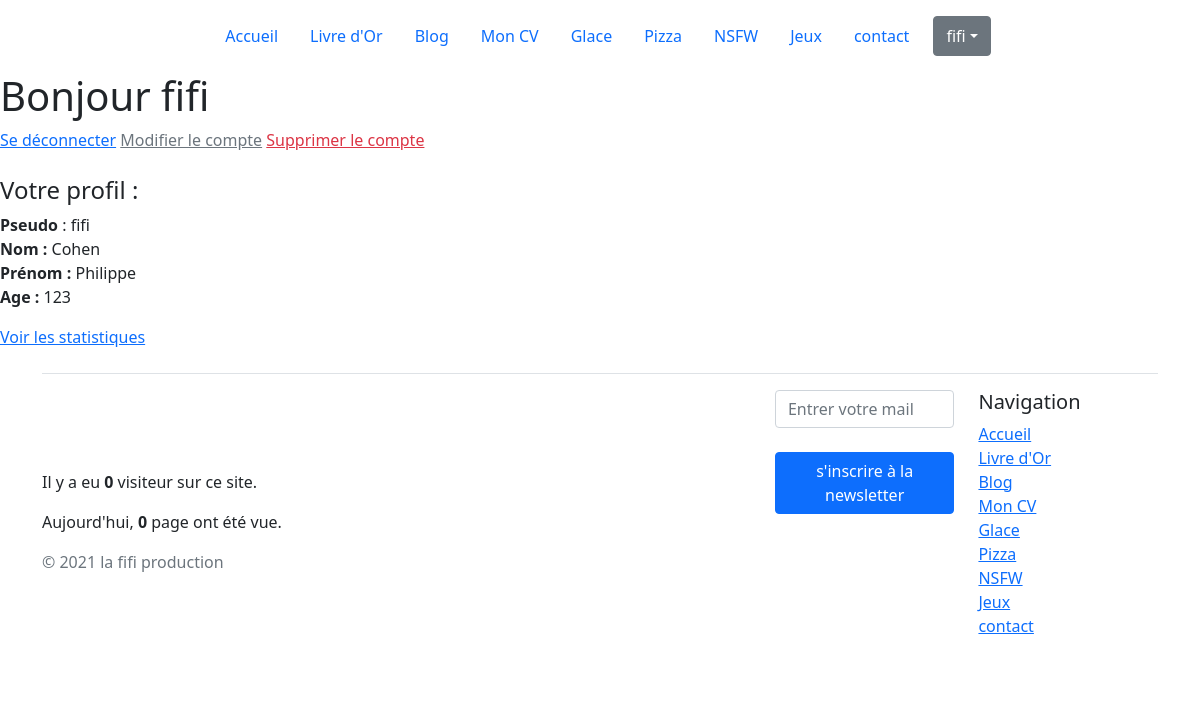
Page /administration/admin.php (signed in) on the earlier database version.
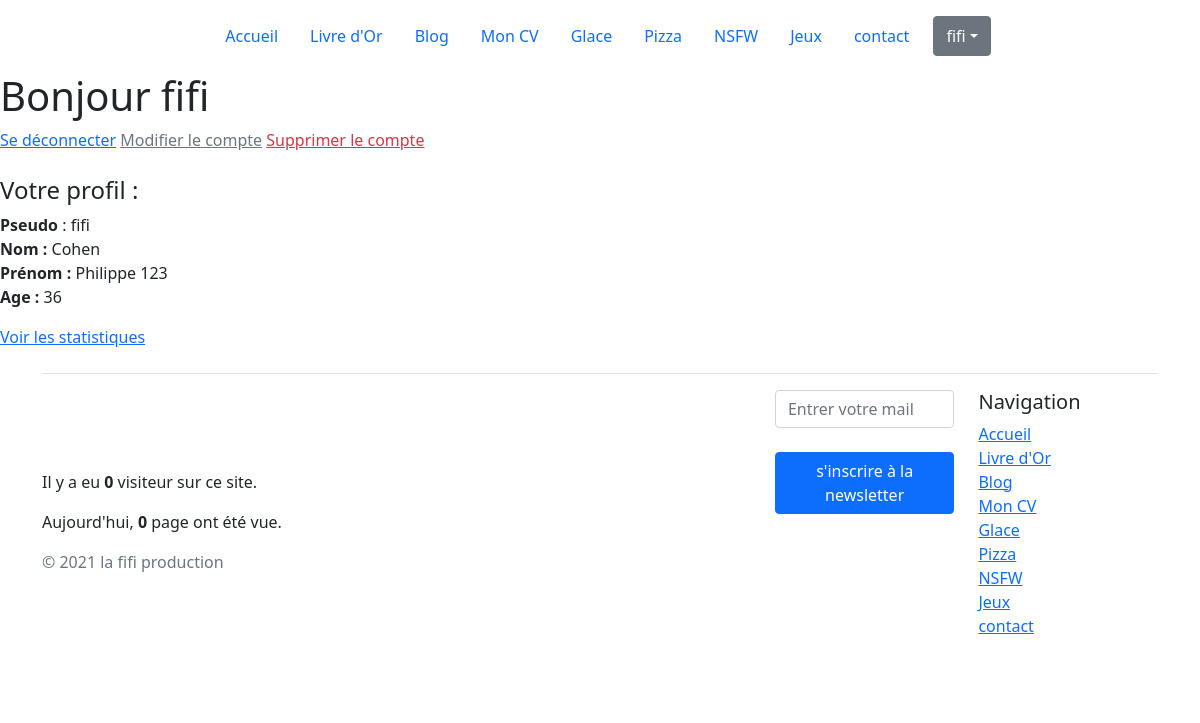
Same page on the later database version.
### tables this page shows
CREATE TABLE "user" (
	"nickname"	TEXT NOT NULL UNIQUE,
	"name"	TEXT,
	"firstname"	TEXT,
	"age"	NUMERIC,
	"pass"	TEXT NOT NULL,
	"id"	INTEGER UNIQUE,
	PRIMARY KEY("id" AUTOINCREMENT)
);

### class/counter/Counter.php (called while the page is built, shortened)
<?php
    class Counter
    {
        public function __construct(string $link)
        {
            $this->link = $link;
        }
        public function recover():int
        {
            if(!file_exists($this->link))
            {
                return 0;
            }
            return (int)file_get_contents($this->link);
        }
    }
?>

### administration/admin.php (the view, shortened to what this page needs)
<?php
    include_once '../elements/header.php';
    $pdo = new PDO('sqlite:../data/user.db', null, null, [
        PDO::ATTR_ERRMODE => PDO::ERRMODE_EXCEPTION,
        PDO::ATTR_DEFAULT_FETCH_MODE => PDO::FETCH_OBJ
    ]);
    try
    {
        if(isset($_SESSION['id']))
        {
            $query = $pdo->prepare('SELECT * FROM user WHERE id= :id');
            $query->execute([
                'id' => $_SESSION['id']
                ]);
            $user = $query->fetch();
            $profil = [
                'nickname' => $user->nickname,
                'name' => $user->name,
                'firstname' => $user->firstname,
                'age' => $user->age,
            ];
        }
    }
    catch(PDOException $e)
    {
        $error = $e->getMessage();
    }
?>
<?php if (isset($profil)):?>
    <h1>Bonjour <?= $profil['nickname'] ?></h1>
    <a style="border-right : 1px solid #000000, " href="admin.php?action=deco">Se déconnecter</a>
    <a class="text-secondary" href="admin.php?action=modif">Modifier le compte</a>
    <a class="text-danger" href="admin.php?action=suppr">Supprimer le compte</a>
    <br><br>
    <h4>Votre profil :</h4>
    <p>
        <strong>Pseudo</strong> : <?= $profil['nickname'] ?><br>
        <strong>Nom : </strong> <?= $profil['name'] ?><br>
        <strong>Prénom : </strong> <?= $profil['firstname'] ?><br>
        <strong>Age : </strong> <?= $profil['age'] ?>
    </p>
    <a href="/administration/dashboard.php">Voir les statistiques</a>
<?php else: ?>
    <?php header('Location: /administration/login.php') ?>
<?php endif ?>
<?php include_once '../elements/footer.php'?>

### elements/header.php (shortened to what this page needs)
<?php
    require_once dirname(__DIR__) . DIRECTORY_SEPARATOR . "functions" . DIRECTORY_SEPARATOR . "menu.php";
?>
<!DOCTYPE html>
<html lang="fr">
    <head>
        <link href="https://cdn.jsdelivr.net/npm/bootstrap@5.1.3/dist/css/bootstrap.min.css" rel="stylesheet">
        <link href="<?php dirname(__DIR__) . DIRECTORY_SEPARATOR . "style.css"?>" rel="stylesheet">
    </head>
    <header class="d-flex justify-content-center py-3">
            <ul class="nav nav-pills">
                <?= nav_menu('nav-link') ?>
            </ul>
            <ul class="nav nav-pills dropdown">
                <button style="margin-left: 0.5rem" type="button" class="btn btn-secondary dropdown-toggle" data-toggle="dropdown"> <?= isset($_SESSION['user']) ? $_SESSION['user'] : "administration" ?></button>
            </ul>
    </header>
    <body>

### functions/menu.php
<?php
  function nav_item(string $link, string $title, string $linkClass=''): string {
    $classe=$linkClass;
    $classe2 = 'aria-current=" page"';
    if ($_SERVER['SCRIPT_NAME'] === $link)
    {
        $classe = $classe.' active"'.$classe2;
    } else {
        $classe = $classe.'" ';
    }
      return <<<HTML
        <li class="nav-item">
            <a href="{$link}" class= "{$classe}">{$title}</a>
        </li>
HTML;
  }
  function nav_menu(string $linkClass=''):string {
    return
      nav_item('/index.php', "Accueil", $linkClass)."\n".
      nav_item('/guestbook.php',"Livre d'Or", $linkClass)."\n".
      nav_item('/blog/blog.php',"Blog", $linkClass)."\n".
      nav_item('/mon_cv/fifi-cv.php', "Mon CV", $linkClass)."\n".
      nav_item('/glace.php',"Glace", $linkClass)."\n".
      nav_item('/pizzas.php',"Pizza", $linkClass)."\n".
      nav_item('/nsfw.php', 'NSFW', $linkClass)."\n".
      nav_item('/jeu.php', "Jeux", $linkClass). "\n".
      nav_item('/Contact.php', "contact", $linkClass)."\n";
  }
?>

### elements/footer.php (shortened to what this page needs)
    </body>
    <?php
        require_once dirname(__DIR__) . DIRECTORY_SEPARATOR . 'functions' . DIRECTORY_SEPARATOR . 'menu.php';
    ?>
    <div class="container">
        <footer class="d-flex flex-wrap justify-content-between align-items-center py-3 my-4 border-top">
            <div class="col-md-4 d-flex align-items-center">
                <div class="row">
                    <?php
                        $daycount = new Counter(dirname(__DIR__) . DIRECTORY_SEPARATOR . 'data' . DIRECTORY_SEPARATOR . 'Compteur de vues' . DIRECTORY_SEPARATOR . "page " . date('Y-m-d'));
                        $daycount->increment();
                        $vues = $daycount->recover();
                        $globalcount = new Dashcount($link = dirname(__DIR__) . DIRECTORY_SEPARATOR . "data" . DIRECTORY_SEPARATOR . "Compteur de vues" . DIRECTORY_SEPARATOR . "counter");
                        $globalcount->gcount();
                        $visit = $globalcount->recover();
                    ?>
                    <p>
                        Il y a eu <strong><?=$visit?></strong> visiteur<?php if($visit > 1):?>s<?php endif ?> sur ce site.
                    </p>
                    <p>
                        Aujourd'hui, <strong><?= $vues ?></strong> page<?php if($vues > 1):?>s<?php endif ?> ont été vue.
                    </p>
                    <span class="text-muted">&copy; 2021 la fifi production</span>
                </div>
            </div>
            <div class="row">
                <?php if(!isset($noform)):?>
                    <div class="col-md-6">
                        <form action="newsletter.php" method="POST" class='form-inline'>
                            <div class="form-group">
                                <input type="email" class="form-control" name="email[]" placeholder="Entrer votre mail" required>
                                <br>
                                <button type="submit" class="btn btn-primary">s'inscrire à la newsletter</button>
                            </div>
                        </form>
                    </div>
                <?php endif ?>
                <div class="col">
                    <h5>Navigation</h5>
                    <ul class= "list-unstyled text-small">
                        <?= nav_menu ();?>
                    </ul>
                </div>
            </div>
            <ul class="nav col-md-4 justify-content-end list-unstyled d-flex">
                <li class="ms-3"><a class="text-muted" href="#"><svg class="bi" width="24" height="24"><use xlink:href="#twitter"/></svg></a></li>
                <li class="ms-3"><a class="text-muted" href="#"><svg class="bi" width="24" height="24"><use xlink:href="#instagram"/></svg></a></li>
                <li class="ms-3"><a class="text-muted" href="#"><svg class="bi" width="24" height="24"><use xlink:href="#facebook"/></svg></a></li>
            </ul>
        </footer>
    </div>
</html>

Differences in the rows shown:
changed user "fifi": firstname "Philippe" → "Philippe 123"; age "123" → "36"
